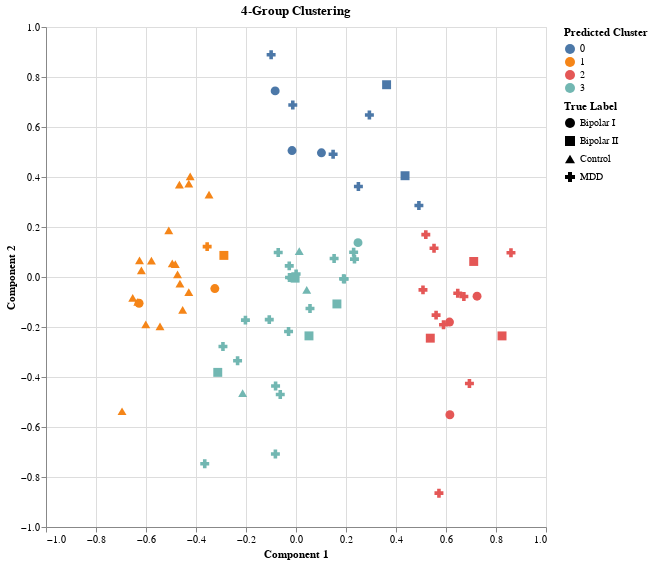

The notebook cell saved with this chart:
### Code cell
chart

### Figure 1 — Vega-Lite specification as saved in the notebook (floating-point values rounded to 4 significant figures)
{"config": {"view": {"continuousWidth": 400, "continuousHeight": 300}}, "data": {"name": "data-ad588c01bd652e4f0288ecec4a299e26"}, "mark": {"type": "point", "filled": true, "opacity": 1, "size": 80}, "encoding": {"color": {"field": "Predicted Cluster", "type": "nominal"}, "shape": {"field": "True Label", "type": "nominal"}, "tooltip": [{"field": "Predicted Cluster", "type": "quantitative"}, {"field": "True Label", "type": "nominal"}], "x": {"field": "Component 1", "scale": {"clamp": true, "domain": [-1, 1]}, "title": "Component 1", "type": "quantitative"}, "y": {"field": "Component 2", "scale": {"clamp": true, "domain": [-1, 1]}, "title": "Component 2", "type": "quantitative"}}, "height": 500, "title": "4-Group Clustering", "width": 500, "$schema": "https://vega.github.io/schema/vega-lite/v4.17.0.json", "datasets": {"data-ad588c01bd652e4f0288ecec4a299e26": [{"Component 1": 0.05188, "Component 2": -0.2355, "Predicted Cluster": 3, "True Label": "Bipolar II"}, {"Component 1": 0.5718, "Component 2": -0.8646, "Predicted Cluster": 2, "True Label": "MDD"}, {"Component 1": -0.08167, "Component 2": -0.4363, "Predicted Cluster": 3, "True Label": "MDD"}, {"Component 1": -0.2922, "Component 2": -0.2782, "Predicted Cluster": 3, "True Label": "MDD"}, {"Component 1": 0.614, "Component 2": -0.1803, "Predicted Cluster": 2, "True Label": "Bipolar I"}, {"Component 1": 0.2496, "Component 2": 0.3617, "Predicted Cluster": 0, "True Label": "MDD"}, {"Component 1": 0.2306, "Component 2": 0.09898, "Predicted Cluster": 3, "True Label": "MDD"}, {"Component 1": -0.2023, "Component 2": -0.1726, "Predicted Cluster": 3, "True Label": "MDD"}, {"Component 1": -0.02974, "Component 2": -0.2179, "Predicted Cluster": 3, "True Label": "MDD"}, {"Component 1": 0.5901, "Component 2": -0.1908, "Predicted Cluster": 2, "True Label": "MDD"}, {"Component 1": -0.6277, "Component 2": -0.105, "Predicted Cluster": 1, "True Label": "Bipolar I"}, {"Component 1": -0.0711, "Component 2": 0.09803, "Predicted Cluster": 3, "True Label": "MDD"}, {"Component 1": -0.1069, "Component 2": -0.1705, "Predicted Cluster": 3, "True Label": "MDD"}, {"Component 1": 0.1018, "Component 2": 0.4967, "Predicted Cluster": 0, "True Label": "Bipolar I"}, {"Component 1": -0.02593, "Component 2": -0.002124, "Predicted Cluster": 3, "True Label": "MDD"}, {"Component 1": 0.1484, "Component 2": 0.4907, "Predicted Cluster": 0, "True Label": "MDD"}, {"Component 1": 0.8599, "Component 2": 0.09723, "Predicted Cluster": 2, "True Label": "MDD"}, {"Component 1": -0.2337, "Component 2": -0.3347, "Predicted Cluster": 3, "True Label": "MDD"}, {"Component 1": -0.08244, "Component 2": -0.7083, "Predicted Cluster": 3, "True Label": "MDD"}, {"Component 1": 0.2481, "Component 2": 0.1375, "Predicted Cluster": 3, "True Label": "Bipolar I"}, {"Component 1": -0.08341, "Component 2": 0.7445, "Predicted Cluster": 0, "True Label": "Bipolar I"}, {"Component 1": 0.3624, "Component 2": 0.7691, "Predicted Cluster": 0, "True Label": "Bipolar II"}, {"Component 1": 0.5371, "Component 2": -0.2447, "Predicted Cluster": 2, "True Label": "Bipolar II"}, {"Component 1": -0.6959, "Component 2": -0.537, "Predicted Cluster": 1, "True Label": "Control"}, {"Component 1": -0.01746, "Component 2": 0.003252, "Predicted Cluster": 3, "True Label": "Control"}, {"Component 1": -0.2134, "Component 2": -0.4641, "Predicted Cluster": 3, "True Label": "Control"}, {"Component 1": 0.01295, "Component 2": 0.1037, "Predicted Cluster": 3, "True Label": "Control"}, {"Component 1": -0.6531, "Component 2": -0.08352, "Predicted Cluster": 1, "True Label": "Control"}, {"Component 1": -0.6259, "Component 2": 0.0669, "Predicted Cluster": 1, "True Label": "Control"}, {"Component 1": -0.4643, "Component 2": -0.02661, "Predicted Cluster": 1, "True Label": "Control"}, {"Component 1": -0.4534, "Component 2": -0.1315, "Predicted Cluster": 1, "True Label": "Control"}, {"Component 1": -0.4232, "Component 2": 0.4023, "Predicted Cluster": 1, "True Label": "Control"}, {"Component 1": 0.6155, "Component 2": -0.5509, "Predicted Cluster": 2, "True Label": "Bipolar I"}, {"Component 1": 0.647, "Component 2": -0.06468, "Predicted Cluster": 2, "True Label": "MDD"}, {"Component 1": -0.365, "Component 2": -0.7468, "Predicted Cluster": 3, "True Label": "MDD"}, {"Component 1": 0.05598, "Component 2": -0.1258, "Predicted Cluster": 3, "True Label": "MDD"}, {"Component 1": -0.01586, "Component 2": 0.5057, "Predicted Cluster": 0, "True Label": "Bipolar I"}, {"Component 1": -0.3554, "Component 2": 0.1215, "Predicted Cluster": 1, "True Label": "MDD"}, {"Component 1": 0.5603, "Component 2": -0.1525, "Predicted Cluster": 2, "True Label": "MDD"}, {"Component 1": -0.01288, "Component 2": 0.6879, "Predicted Cluster": 0, "True Label": "MDD"}, {"Component 1": 0.6715, "Component 2": -0.07828, "Predicted Cluster": 2, "True Label": "MDD"}, {"Component 1": 0.1904, "Component 2": -0.007236, "Predicted Cluster": 3, "True Label": "MDD"}, {"Component 1": -0.313, "Component 2": -0.3815, "Predicted Cluster": 3, "True Label": "Bipolar II"}, {"Component 1": -0.06297, "Component 2": -0.4697, "Predicted Cluster": 3, "True Label": "MDD"}, {"Component 1": 0.000462, "Component 2": 0.01166, "Predicted Cluster": 3, "True Label": "MDD"}, {"Component 1": 0.2936, "Component 2": 0.6477, "Predicted Cluster": 0, "True Label": "MDD"}, {"Component 1": 0.6937, "Component 2": -0.4258, "Predicted Cluster": 2, "True Label": "MDD"}, {"Component 1": 0.2339, "Component 2": 0.07161, "Predicted Cluster": 3, "True Label": "MDD"}, {"Component 1": 0.4916, "Component 2": 0.2863, "Predicted Cluster": 0, "True Label": "MDD"}, {"Component 1": 0.5079, "Component 2": -0.05149, "Predicted Cluster": 2, "True Label": "MDD"}, {"Component 1": -0.003579, "Component 2": -0.004659, "Predicted Cluster": 3, "True Label": "Bipolar II"}, {"Component 1": 0.1928, "Component 2": -0.008056, "Predicted Cluster": 3, "True Label": "MDD"}, {"Component 1": 0.1525, "Component 2": 0.07409, "Predicted Cluster": 3, "True Label": "MDD"}, {"Component 1": -0.2885, "Component 2": 0.0864, "Predicted Cluster": 1, "True Label": "Bipolar II"}, {"Component 1": 0.4362, "Component 2": 0.4051, "Predicted Cluster": 0, "True Label": "Bipolar II"}, {"Component 1": 0.7109, "Component 2": 0.06218, "Predicted Cluster": 2, "True Label": "Bipolar II"}, {"Component 1": 0.7242, "Component 2": -0.07677, "Predicted Cluster": 2, "True Label": "Bipolar I"}, {"Component 1": -0.02699, "Component 2": 0.0446, "Predicted Cluster": 3, "True Label": "MDD"}, {"Component 1": 0.8241, "Component 2": -0.2356, "Predicted Cluster": 2, "True Label": "Bipolar II"}, {"Component 1": 0.5192, "Component 2": 0.1695, "Predicted Cluster": 2, "True Label": "MDD"}, {"Component 1": -0.09948, "Component 2": 0.8892, "Predicted Cluster": 0, "True Label": "MDD"}, {"Component 1": 0.5521, "Component 2": 0.1147, "Predicted Cluster": 2, "True Label": "MDD"}, {"Component 1": -0.3247, "Component 2": -0.04621, "Predicted Cluster": 1, "True Label": "Bipolar I"}, {"Component 1": 0.1637, "Component 2": -0.1077, "Predicted Cluster": 3, "True Label": "Bipolar II"}, {"Component 1": -0.601, "Component 2": -0.1895, "Predicted Cluster": 1, "True Label": "Control"}, {"Component 1": -0.5089, "Component 2": 0.1866, "Predicted Cluster": 1, "True Label": "Control"}, {"Component 1": -0.4949, "Component 2": 0.05408, "Predicted Cluster": 1, "True Label": "Control"}, {"Component 1": -0.6328, "Component 2": -0.09924, "Predicted Cluster": 1, "True Label": "Control"}, {"Component 1": -0.544, "Component 2": -0.1974, "Predicted Cluster": 1, "True Label": "Control"}, {"Component 1": 0.04287, "Component 2": -0.05145, "Predicted Cluster": 3, "True Label": "Control"}, {"Component 1": -0.5783, "Component 2": 0.06598, "Predicted Cluster": 1, "True Label": "Control"}, {"Component 1": -0.4289, "Component 2": -0.06075, "Predicted Cluster": 1, "True Label": "Control"}, {"Component 1": -0.4828, "Component 2": 0.05158, "Predicted Cluster": 1, "True Label": "Control"}, {"Component 1": -0.6185, "Component 2": 0.02674, "Predicted Cluster": 1, "True Label": "Control"}, {"Component 1": -0.3479, "Component 2": 0.3296, "Predicted Cluster": 1, "True Label": "Control"}, {"Component 1": -0.4739, "Component 2": 0.01008, "Predicted Cluster": 1, "True Label": "Control"}, {"Component 1": -0.4664, "Component 2": 0.3698, "Predicted Cluster": 1, "True Label": "Control"}, {"Component 1": -0.4288, "Component 2": 0.373, "Predicted Cluster": 1, "True Label": "Control"}]}}
